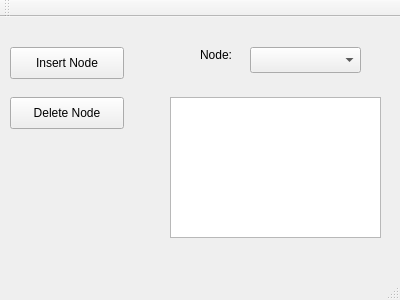
<?xml version="1.0" encoding="UTF-8"?>
<ui version="4.0">
 <class>MainWindow</class>
 <widget class="QMainWindow" name="MainWindow">
  <property name="geometry">
   <rect>
    <x>0</x>
    <y>0</y>
    <width>400</width>
    <height>300</height>
   </rect>
  </property>
  <property name="windowTitle">
   <string>MainWindow</string>
  </property>
  <widget class="QWidget" name="centralWidget">
   <widget class="QPushButton" name="insertNodeButton">
    <property name="geometry">
     <rect>
      <x>10</x>
      <y>30</y>
      <width>114</width>
      <height>32</height>
     </rect>
    </property>
    <property name="text">
     <string>Insert Node</string>
    </property>
   </widget>
   <widget class="QPushButton" name="deleteNode">
    <property name="geometry">
     <rect>
      <x>10</x>
      <y>80</y>
      <width>114</width>
      <height>32</height>
     </rect>
    </property>
    <property name="text">
     <string>Delete Node</string>
    </property>
   </widget>
   <widget class="QLabel" name="label">
    <property name="geometry">
     <rect>
      <x>200</x>
      <y>30</y>
      <width>62</width>
      <height>16</height>
     </rect>
    </property>
    <property name="text">
     <string>Node:</string>
    </property>
   </widget>
   <widget class="QComboBox" name="nodeListComboBox">
    <property name="geometry">
     <rect>
      <x>250</x>
      <y>30</y>
      <width>111</width>
      <height>26</height>
     </rect>
    </property>
   </widget>
   <widget class="QTextEdit" name="nodePreviewTextEdit">
    <property name="geometry">
     <rect>
      <x>170</x>
      <y>80</y>
      <width>211</width>
      <height>141</height>
     </rect>
    </property>
   </widget>
  </widget>
  <widget class="QMenuBar" name="menuBar">
   <property name="geometry">
    <rect>
     <x>0</x>
     <y>0</y>
     <width>400</width>
     <height>22</height>
    </rect>
   </property>
  </widget>
  <widget class="QToolBar" name="mainToolBar">
   <attribute name="toolBarArea">
    <enum>TopToolBarArea</enum>
   </attribute>
   <attribute name="toolBarBreak">
    <bool>false</bool>
   </attribute>
  </widget>
  <widget class="QStatusBar" name="statusBar"/>
 </widget>
 <layoutdefault spacing="6" margin="11"/>
 <resources/>
 <connections/>
</ui>
